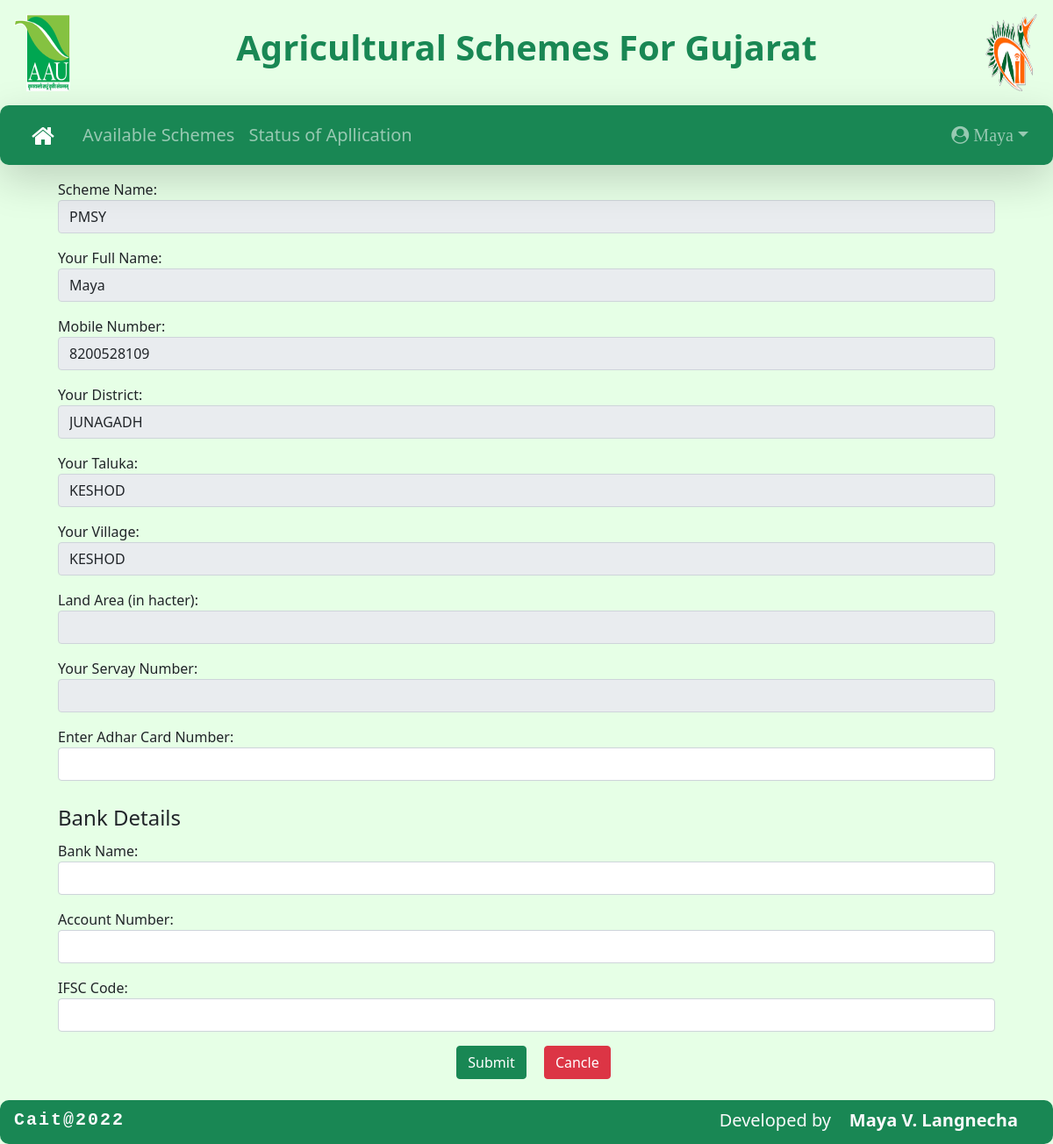
The app's page /farmer_apply_scheme/19 (signed in) with its own data.
### model/models.py (models this page shows)
class user(models.Model):
    Id = models.AutoField(primary_key=True)
    Mobile_number = models.CharField(max_length=10,unique=True)
    Name = models.CharField(max_length=100)
    User_type = models.CharField(max_length=20)
    Valid_user_or_not = models.BooleanField()
    Servay_num = models.CharField(max_length=10)
    Password = models.CharField(max_length=12)
    District = models.CharField(max_length=30)
    Taluka = models.CharField(max_length=30)
    Village = models.CharField(max_length=30)
    Land_area = models.CharField(max_length=20)

class schemes(models.Model):
    Schemes_id = models.AutoField(primary_key=True)
    Name = models.CharField(max_length=100)
    Eligibility = models.CharField(max_length=1000)
    For_district = models.CharField(max_length=30)
    For_taluka = models.CharField(max_length=30)
    Starting_date = models.DateField(max_length=20)
    Ending_date = models.DateField(max_length=20)
    Schemes_desc = models.CharField(max_length=2000)

### Agricultural_scheme/views.py (the view)
# urls.py: path('farmer_apply_scheme/<str:Schemes_id>',views.farmer_apply_scheme,name='farmer_apply_scheme'),
def farmer_apply_scheme(request,Schemes_id):
    if request.session.has_key('farmer'):
        usr = user.objects.get(Mobile_number=fuser)
        sch = schemes.objects.get(Schemes_id=Schemes_id)
        appstat = Applied_Schemes.objects.filter(Usr=usr,Sch=sch)
        if appstat:
            if appstat[0].Schemes_status == 'Approved By Authority':
                messages.error(request,'You Already Apply This Scheme')
                return redirect(farmer_ava_scheme)
            elif appstat[0].Schemes_status == 'Pending':
                messages.error(request,'You Already Apply This Scheme')
                return redirect(farmer_ava_scheme)
            else:
                messages.error(request,'Your Application was rejected by authority due to some incorrect information! Re-Apply with the correct information')
                fname = request.session['fname']
                schemedata = schemes.objects.filter(Schemes_id=Schemes_id).values()
                userdata = user.objects.filter(Mobile_number=fuser).values()
                context={
                    'fname' : fname,
                    'fuser' : fuser,
                    'schemedata' : schemedata,
                    'userdata' : userdata,
                    'fdata' : fdata,
                    's_id' : Schemes_id,
                }
                return render(request,'farmer_apply_scheme.html',context)
        else:
            fname = request.session['fname']
            schemedata = schemes.objects.filter(Schemes_id=Schemes_id).values()
            userdata = user.objects.filter(Mobile_number=fuser).values()
            context={
                'fname' : fname,
                'fuser' : fuser,
                'schemedata' : schemedata,
                'userdata' : userdata,
                'fdata' : fdata,
                's_id' : Schemes_id,
            }
            return render(request,'farmer_apply_scheme.html',context)
    else:
        return redirect(login)

### Templates/farmer_apply_scheme.html (shortened to what this page needs)
{% include 'farmer_header.html' %}
<div class="container">
    <form class="px-4 pb-4" method="post" action="{% url 'applyscheme' s_id %}">
        <div class="basic">
            {% for i in schemedata %}
            <label class="pt-3" for="sname">Scheme Name:</label>
            <input class="form-control" type="text" name="sname" value="{{i.Name}}" disabled required>
            {% endfor %}
            {% for i in userdata %}
            <label class="pt-3" for="name">Your Full Name:</label>
            <input class="form-control" type="text" name="name" value="{{i.Name}}" disabled required>
            <label class="pt-3" for="mobile">Mobile Number:</label>
            <input class="form-control" type="tel" name="mobile"  value="{{i.Mobile_number}}" disabled required>
            <label for="district" class="pt-3">Your District:</label>
            <input class="form-control" type="text" name="district" value="{{i.District}}" disabled required>
            <label for="taluka" class="pt-3">Your Taluka:</label>
            <input class="form-control" type="text" name="taluka" value="{{i.Taluka}}" disabled required>
            <label class="pt-3" for="village">Your Village:</label>
            <input class="form-control" type="text" name="village" value="{{i.Village}}" disabled required>
            <label class="pt-3" for="area">Land Area (in hacter):</label>
            <input class="form-control" type="number" name="area" value="{{i.Land_area}}" disabled>
            <label class="pt-3" for="servay">Your Servay Number:</label>
            <input class="form-control" type="number" name="servay" value="{{i.Servay_num}}" disabled>
            {% endfor %}
            <label class="pt-3" for="adhar">Enter Adhar Card Number:</label>
            <input class="form-control" type="tel" name="adhar" pattern="[0-9]{12}" required>
            <br>
            <fieldset>
                <legend>Bank Details</legend>
                <label for="bname">Bank Name:</label>
                <input class="form-control" type="text" name="bname" required>
                <label for="baccount" class="mt-3">Account Number:</label>
                <input class="form-control" type="number" name="baccount" required>
                <label for="bifsc" class="mt-3">IFSC Code:</label>
                <input class="form-control" type="text" name="bifsc" required>
            </fieldset>
            <div class="text-center">
                <input type="submit" class="btn btn-success mx-3 mt-3" name="submit" value="Submit">
                <input type="reset" class="btn btn-danger mt-3" value="Cancle">
            </div>
        </div>
    </form>
</div>
{% include 'footer.html' %}

### Templates/farmer_header.html (shortened to what this page needs)
<!DOCTYPE html>
<html lang="en">
<head>
    <link href="https://cdn.jsdelivr.net/npm/bootstrap@5.0.2/dist/css/bootstrap.min.css" rel="stylesheet"
>
    <link rel="stylesheet" href="https://cdnjs.cloudflare.com/ajax/libs/font-awesome/4.7.0/css/font-awesome.min.css">
    <link rel="stylesheet" href="/static/css/Style.css">
</head>
<body>
    <div class="container-fluid all">
        <div class="header">
            <div class="logo1"><img src="/static/images/aau.png" class="img p-3" alt="aau"></div>
            <div class="title text-center fs-1 p-4 fw-bold text-success">Agricultural Schemes For Gujarat</div>
            <div class="logo2"><img src="/static/images/cait.png" class="img p-3" alt="cait"></div>
        </div>
        <nav class="navbar navbar-expand-lg navbar-dark bg-success br shadow-lg">
            <div class="container-fluid">
                <a class="navbar-brand fs-3 mx-4" href="../farmer_dashboard/"><i class="fa fa-home"
                        aria-hidden="true"></i>
                </a>
                <div class="collapse navbar-collapse" id="navbarSupportedContent">
                    <ul class="navbar-nav me-auto mb-2 mb-lg-0">
                        <li class="nav-item">
                            <a class="nav-link fs-5" aria-current="page" href="../farmer_ava_scheme/">
                                Available Schemes
                            </a>
                        </li>
                        <li class="nav-item">
                            <a class="nav-link fs-5" aria-current="page" href="../farmer_status_app/">Status of
                                Apllication</a>
                        </li>
                    </ul>
                    <ul class="navbar-nav">
                        <li class="nav-item dropdown">
                            <a href="#" class="nav-link dropdown-toggle fs-5 px-3" data-bs-toggle="dropdown"><i
                                    class="fa fa-user-circle" aria-hidden="true">&nbsp;{{fname}}</i></a>
                        </li>
                    </ul>
                </div>
            </div>
        </nav>
        <div class="main">

### Static/CSS/Style.css (style rules this page uses)
html { overflow-x: hidden; }
.all { margin: 0; padding: 0; width: 100vw; min-height: 100vh; background-color: #e6ffe6; }
.br { border-radius: 10px; }
.header { width: 100vw; height: 120px; }
.title { width: 84vw; height: 100%; float: left; }
.logo1 { width: 8vw; height: 100%; float: left; }
.logo2 { width: 8vw; height: 100%; float: left; }
.img { width: 100%; height: 100%; border-radius: 20px; }
.main { min-height: 75vh; width: 100vw; }

### records on screen
user: Name "Maya", name "Maya", mobile "8200528109", district "JUNAGADH", taluka "KESHOD", village "KESHOD"
schemes: sname "PMSY"
